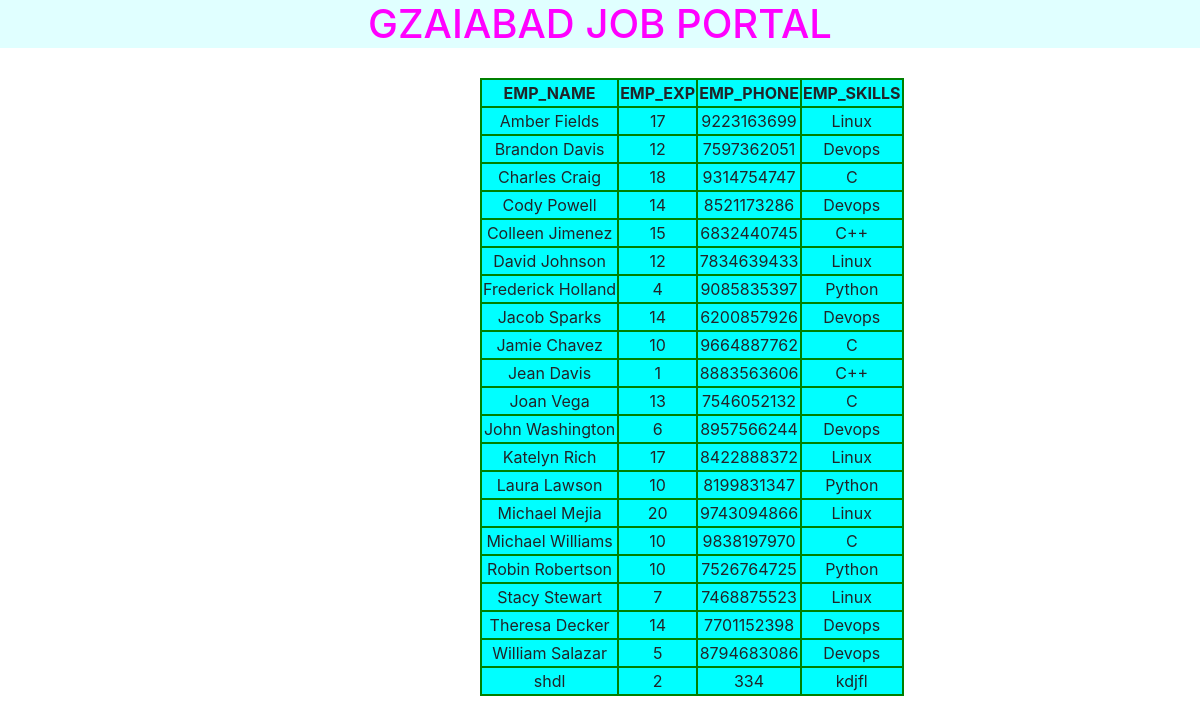
Screenshot of /gzd/ with the database file from the repository.
### jp001/models.py (models this page shows)
class indiaJob2(models.Model):
    empname=models.CharField(max_length=30)
    empexp=models.IntegerField()
    empskills=models.CharField(max_length=30)
    empphone=models.IntegerField()

### jp001/views.py (the view)
# urls.py: url(r'^gzd/',views.job4),
def job4(request):
    emp_list=indiaJob2.objects.order_by('empname')
    my_dict={'emp_list':emp_list}
    return render(request,'jp001/gazjobs.html',context=my_dict)

### templates/jp001/gazjobs.html (shortened to what this page needs)
<!DOCTYPE html>
{% load staticfiles%}
<html lang="en" dir="ltr">
  <head>
    <link rel="stylesheet" href="{% static "jp001/css/demo2.css"%}">
    <link rel="stylesheet" href="https://stackpath.bootstrapcdn.com/bootstrap/4.3.1/css/bootstrap.min.css">
  </head>
  <body>
    <h1>GZAIABAD JOB PORTAL</h1>
{% if emp_list%}
  <table align: "center">
    <thead>
      <th>EMP_NAME</th>
      <th>EMP_EXP</th>
      <th>EMP_PHONE</th>
      <th>EMP_SKILLS</th>
  </thead>
  {% for emp in emp_list%}
  <tr>
    <td>{{emp.empname}}</td>
    <td>{{emp.empexp}}</td>
    <td>{{emp.empphone}}</td>
    <td>{{emp.empskills}}</td>
  </tr>
  {% endfor %}
  </table>
  {%else%}
  <p>No record found</p>
  {% endif %}
  </body>
</html>

### static/jp001/css/demo2.css (style rules this page uses)
body { background-image: url("https://images.unsplash.com/photo-1518186233392-c232efbf2373?ixlib=rb-1.2.1&ixid=eyJhcHBfaWQiOjEyMDd9&auto=format&fit=crop&w=967&q=80"); color: Orangered; }
table,thead,th,td { border: 2px solid green; background: Aqua; text-align: center; }
h1 { color: Magenta; text-align: center; background-color: LightCyan; }
table { margin-left: 480px; margin-top: 30px; }

### rows the page displays
indiaJob2: empname "Amber Fields", empexp "17", empphone "9223163699", empskills "Linux"
indiaJob2: empname "Brandon Davis", empexp "12", empphone "7597362051", empskills "Devops"
indiaJob2: empname "Charles Craig", empexp "18", empphone "9314754747", empskills "C"
indiaJob2: empname "Cody Powell", empexp "14", empphone "8521173286", empskills "Devops"
indiaJob2: empname "Colleen Jimenez", empexp "15", empphone "6832440745", empskills "C++"
indiaJob2: empname "David Johnson", empexp "12", empphone "7834639433", empskills "Linux"
indiaJob2: empname "Frederick Holland", empexp "4", empphone "9085835397", empskills "Python"
indiaJob2: empname "Jacob Sparks", empexp "14", empphone "6200857926", empskills "Devops"
indiaJob2: empname "Jamie Chavez", empexp "10", empphone "9664887762", empskills "C"
indiaJob2: empname "Jean Davis", empexp "1", empphone "8883563606", empskills "C++"
indiaJob2: empname "Joan Vega", empexp "13", empphone "7546052132", empskills "C"
indiaJob2: empname "John Washington", empexp "6", empphone "8957566244", empskills "Devops"
indiaJob2: empname "Katelyn Rich", empexp "17", empphone "8422888372", empskills "Linux"
indiaJob2: empname "Laura Lawson", empexp "10", empphone "8199831347", empskills "Python"
indiaJob2: empname "Michael Mejia", empexp "20", empphone "9743094866", empskills "Linux"
indiaJob2: empname "Michael Williams", empexp "10", empphone "9838197970", empskills "C"
indiaJob2: empname "Robin Robertson", empexp "10", empphone "7526764725", empskills "Python"
indiaJob2: empname "Stacy Stewart", empexp "7", empphone "7468875523", empskills "Linux"
indiaJob2: empname "Theresa Decker", empexp "14", empphone "7701152398", empskills "Devops"
indiaJob2: empname "William Salazar", empexp "5", empphone "8794683086", empskills "Devops"
indiaJob2: empname "shdl", empexp "2", empphone "334", empskills "kdjfl"
